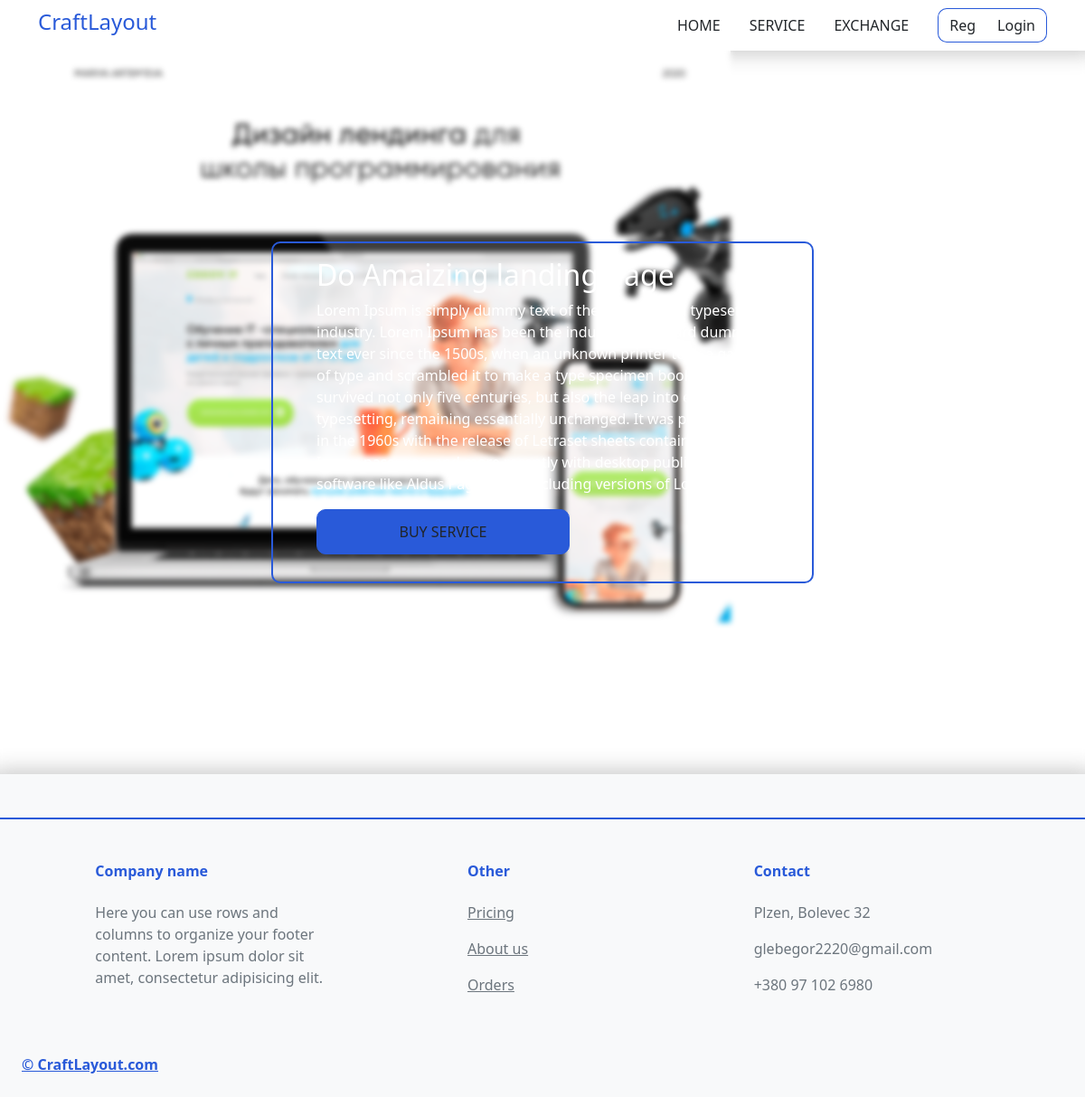
/service/1, run on the app's committed database.
### services/models.py (models this page shows, shortened)
class OrderModel(models.Model):
    Title = models.CharField(max_length=255)
    BgImg = models.FileField(default='No_image.png', upload_to='orderimg')
    Text = models.TextField(max_length=2000)
    id = models.AutoField(primary_key=True)

### services/views.py (the view)
# urls.py: path('service/<int:id>', views.serviceOnepage, name='serviceOne'),
def serviceOnepage(request, id):
    Order = OrderModel.objects.filter(pk=id)
    data ={
        'Order': Order
    }
    return render(request, 'services/servicePage.html', data)

### services/templates/services/servicePage.html (shortened to what this page needs)
{% extends 'services/main-layout.html' %}
{% block content%}
<div class="d-flex">
    <div class="sliderInner">
        <div class="SliderTape">
            {% for elem in Order%}
                <div style='background: url({{ elem.BgImg.url}}) no-repeat;' class="SliderItem">
                    <div style="backdrop-filter: blur(3px);" class="w-100 h-100">
                        <div class="d-flex justify-content-center align-items-center h-100">
                            <div class='w-50 px-5 pt-3' style='border-radius: 10px;border: 2px solid #295AD9;'>
                                <div class='text-white h2'>{{ elem.Title}}</div>
                                <div class='text-white'>{{ elem.Text}}</div>
                                <button class="btn mt-3 flare-button">Buy Service</button>
                            </div>
                        </div>
                    </div>
                </div>
            {% endfor%}
        </div>
    </div>
</div>
{% endblock%}

### services/static/services/style.css (style rules this page uses)
body { margin: 0; font-family: 'Raleway', sans-serif; }
button { background-color: #fff; border: 1px solid #295AD9!important; border-radius: 10px!important; }
.flare-button { width: 100%; max-width: 280px; height: 50px; display: flex; justify-content: center; align-items: center; padding-top: 2px; margin-bottom: 30px; border: none; border-radius: 3px; font-size: 16px; font-weight: bold; text-align: center; text-transform: uppercase; background-color: #295AD9!important; cursor: pointer; text-decoration: none; position: relative; overflow: hidden; }
.flare-button:after { content: ""; display: block; width: 25px; height: 200px; margin-left: 50px; background: rgba(255, 255, 255, .4) 100%; left: -80px; top: -100px; z-index: 1; transform: rotate(45deg); position: absolute; animation: movingFlare 6s ease-in-out 1s infinite; }
.sliderInner { overflow:hidden; width: 100%; }
.SliderTape { transition: .3s; display: flex; }
.SliderItem { background-size: 100% 100%; background-blend-mode: multiply; background-color: rgba(0, 0, 0, 1); transform: translateX(0px); min-height: 800px; min-width: 100%; }

### data on the page
OrderModel: BgImg (picture), Title "Do Amaizing landing page", Text "Lorem Ipsum is simply dummy text of the printing and typesetting industry. Lorem Ipsum has been the industry's standard dummy text ever since the 1500s, when an unknown printer took a galley of type and scrambled it to make a type specimen book. It has survived not only five centuries, but also the leap into electronic typesetting, remaining essentially unchanged. It was popularised in the 1960s with the release of Letraset sheets containing Lorem Ipsum passages, and more recently with desktop publishing software like Aldus PageMaker including versions of Lorem Ipsum."
